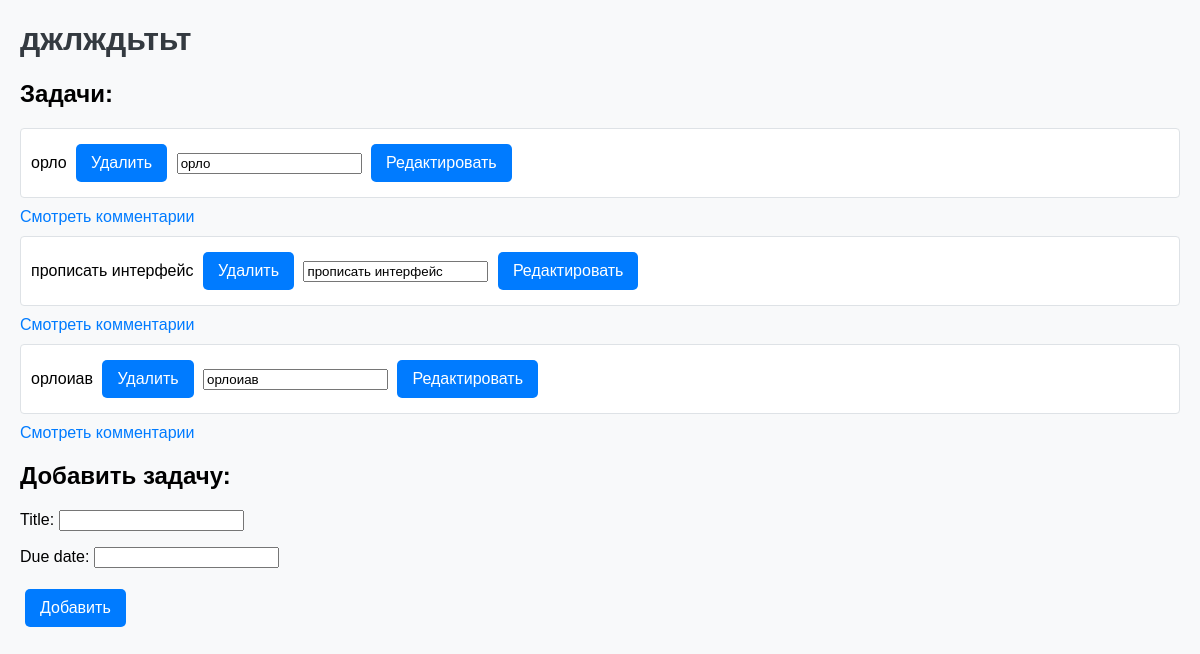
Screenshot of /project/2/ with the database file from the repository.
### tasks/models.py (models this page shows)
class Project(models.Model):
    name = models.CharField(max_length=100)
    description = models.TextField()
    start_date = models.DateField()
    end_date = models.DateField()
    users = models.ManyToManyField(User, related_name='projects')

class Task(models.Model):
    title = models.CharField(max_length=100)
    description = models.TextField()
    due_date = models.DateField()
    project = models.ForeignKey(Project, on_delete=models.CASCADE, related_name='tasks')
    tags = models.ManyToManyField('Tag', related_name='tasks', blank=True)  # Используем строковое представление

### tasks/views.py (the view)
# urls.py: path('project/<int:pk>/', project_detail, name='project_detail'),
def project_detail(request, pk):
    project = get_object_or_404(Project, pk=pk)
    tasks = project.tasks.all()
    if request.method == 'POST':
        if 'add_task' in request.POST:
            form = TaskForm(request.POST)
            if form.is_valid():
                task = form.save(commit=False)
                task.project = project
                task.save()
                return redirect('project_detail', pk=project.pk)
        elif 'edit_task' in request.POST:
            task_id = request.POST.get('task_id')
            task = get_object_or_404(Task, id=task_id)
            form = TaskForm(request.POST, instance=task)
            if form.is_valid():
                form.save()
                return redirect('project_detail', pk=project.pk)
        elif 'delete_task' in request.POST:
            task_id = request.POST.get('task_id')
            task = get_object_or_404(Task, id=task_id)
            task.delete()
            return redirect('project_detail', pk=project.pk)
    else:
        form = TaskForm()
    return render(request, 'tasks/project_detail.html', {'project': project, 'tasks': tasks, 'form': form})

### tasks/forms.py
class TaskForm(forms.ModelForm):
    class Meta:
        model = Task
        fields = ['title', 'due_date']  # Укажите поля, которые хотите использовать в форме

### tasks/templates/tasks/project_detail.html (shortened to what this page needs)
<!DOCTYPE html>
<html lang="en">
<head>
    {% load static %}
    <link rel="stylesheet" href="{% static 'style.css' %}">
</head>
<body>
    <h1>{{ project.name }}</h1>
    <h2>Задачи:</h2>
    <ul>
        {% for task in tasks %}
            <li>
                {{ task.title }}
                <form method="post" style="display:inline;">
                    <button type="submit" class="button" name="delete_task">Удалить</button>
                </form>
                <form method="post" style="display:inline;">
                    <input type="text" name="title" value="{{ task.title }}">
                    <button type="submit" name="edit_task" class="button">Редактировать</button>
                </form>
            </li>
            <a href="{% url 'task_comments' task.id %}" class="button1">Смотреть комментарии</a>
        {% empty %}
            <li>Нет задач для этого проекта.</li>
        {% endfor %}
    </ul>
    <h2>Добавить задачу:</h2>
    <form method="post">
        {{ form.as_p }}
        <button type="submit" name="add_task" class="button">Добавить</button>
    </form>
</body>
</html>

### tasks/static/style.css (style rules this page uses)
body { font-family: Arial, sans-serif; background-color: #f8f9fa; margin: 20px; }
h1 { color: #343a40; }
a { text-decoration: none; color: #007bff; }
ul { list-style-type: none; padding: 0; }
li { margin: 10px 0; padding: 10px; border: 1px solid #dee2e6; border-radius: 4px; background-color: #ffffff; }
.button { display: inline-block; padding: 10px 15px; margin: 5px; font-size: 16px; color: white; background-color: #007bff; border: none; border-radius: 5px; text-decoration: none; text-align: center; transition: background-color 0.3s; }

### rows the page displays
Project: name "джлждьтьт"
Task: title "орло"
Task: title "прописать интерфейс"
Task: title "орлоиав"
